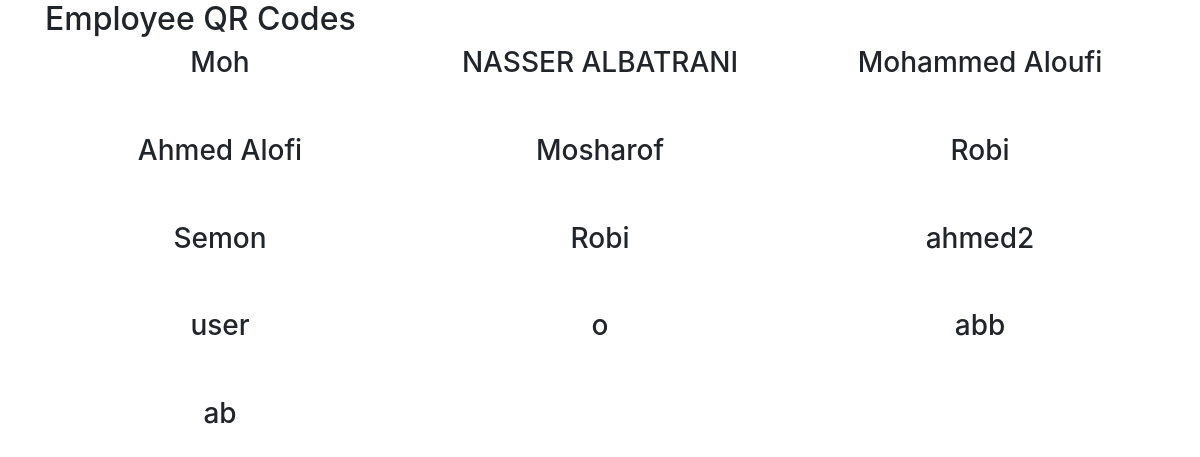
Page /view_qr_codes.php on the committed database.
### tables this page shows
CREATE TABLE `users` (
  `id` int(11) NOT NULL,
  `username` varchar(50) NOT NULL,
  `password` varchar(255) NOT NULL,
  `role` enum('manager','employee','customer') NOT NULL DEFAULT 'customer',
  `phone` varchar(15) DEFAULT NULL,
  `email` varchar(100) DEFAULT NULL,
  `employee_name` varchar(100) NOT NULL,
  `image` varchar(255) DEFAULT NULL,
  `salary` decimal(10,2) NOT NULL DEFAULT 0.00,
  `qr_code` varchar(255) DEFAULT NULL
);

### view_qr_codes.php (the view, shortened to what this page needs)
<?php
include('db.php');
$sql = "SELECT id, employee_name, username FROM users";
$result = $conn->query($sql);
?>
<!DOCTYPE html>
<html lang="en">
<head>
    <link rel="stylesheet" href="https://stackpath.bootstrapcdn.com/bootstrap/4.5.2/css/bootstrap.min.css">
</head>
<body>
    <div class="container">
        <h2>Employee QR Codes</h2>
        <div class="row">
            <?php
            if ($result->num_rows > 0) {
                while ($row = $result->fetch_assoc()) {
                    echo '<div class="col-md-4 text-center">';
                    echo '<h3>' . htmlspecialchars($row['employee_name']) . '</h3>';
                    echo '</div>';
                }
            } else {
                echo '<p>No employees found.</p>';
            }
            ?>
        </div>
    </div>
</body>
</html>

### rows in the picture
users: employee_name "Moh"
users: employee_name "NASSER ALBATRANI"
users: employee_name "Mohammed Aloufi"
users: employee_name "Ahmed Alofi"
users: employee_name "Mosharof"
users: employee_name "Robi"
users: employee_name "Semon"
users: employee_name "Robi"
users: employee_name "ahmed2"
users: employee_name "user"
users: employee_name "o"
users: employee_name "abb"
users: employee_name "ab"
